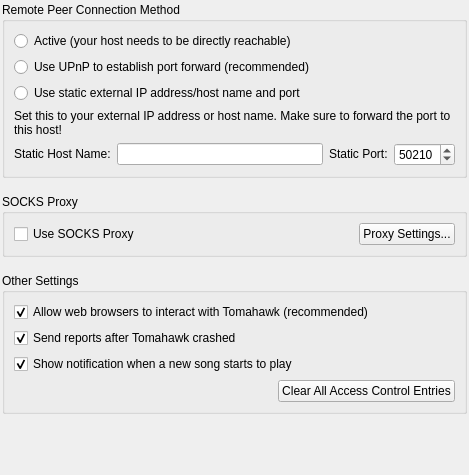
<?xml version="1.0" encoding="UTF-8"?>
<ui version="4.0">
 <class>Settings_Advanced</class>
 <widget class="QWidget" name="Settings_Advanced">
  <property name="geometry">
   <rect>
    <x>0</x>
    <y>0</y>
    <width>469</width>
    <height>475</height>
   </rect>
  </property>
  <property name="sizePolicy">
   <sizepolicy hsizetype="Preferred" vsizetype="Preferred">
    <horstretch>0</horstretch>
    <verstretch>0</verstretch>
   </sizepolicy>
  </property>
  <property name="windowTitle">
   <string notr="true" extracomment="not translatable because not shown to the user">Form</string>
  </property>
  <layout class="QVBoxLayout" name="verticalLayout">
   <property name="margin">
    <number>2</number>
   </property>
   <item>
    <widget class="QGroupBox" name="remoteConnectionsGroupBox">
     <property name="title">
      <string>Remote Peer Connection Method</string>
     </property>
     <layout class="QVBoxLayout" name="verticalLayout_6">
      <item>
       <widget class="QRadioButton" name="lanOnlyRadioButton">
        <property name="text">
         <string>Active (your host needs to be directly reachable)</string>
        </property>
       </widget>
      </item>
      <item>
       <widget class="QRadioButton" name="upnpRadioButton">
        <property name="text">
         <string>Use UPnP to establish port forward (recommended)</string>
        </property>
       </widget>
      </item>
      <item>
       <widget class="QRadioButton" name="staticIpRadioButton">
        <property name="text">
         <string>Use static external IP address/host name and port</string>
        </property>
       </widget>
      </item>
      <item>
       <widget class="QLabel" name="staticHostNamePortLabel">
        <property name="sizePolicy">
         <sizepolicy hsizetype="Preferred" vsizetype="Fixed">
          <horstretch>0</horstretch>
          <verstretch>0</verstretch>
         </sizepolicy>
        </property>
        <property name="text">
         <string>Set this to your external IP address or host name. Make sure to forward the port to this host!</string>
        </property>
        <property name="wordWrap">
         <bool>true</bool>
        </property>
       </widget>
      </item>
      <item>
       <layout class="QHBoxLayout" name="staticHostNamePortLayout">
        <item>
         <widget class="QLabel" name="staticHostNameLabel">
          <property name="sizePolicy">
           <sizepolicy hsizetype="Preferred" vsizetype="Fixed">
            <horstretch>0</horstretch>
            <verstretch>0</verstretch>
           </sizepolicy>
          </property>
          <property name="text">
           <string>Static Host Name:</string>
          </property>
         </widget>
        </item>
        <item>
         <widget class="QLineEdit" name="staticHostName"/>
        </item>
        <item>
         <widget class="QLabel" name="staticPortLabel">
          <property name="sizePolicy">
           <sizepolicy hsizetype="Preferred" vsizetype="Fixed">
            <horstretch>0</horstretch>
            <verstretch>0</verstretch>
           </sizepolicy>
          </property>
          <property name="text">
           <string>Static Port:</string>
          </property>
         </widget>
        </item>
        <item>
         <widget class="QSpinBox" name="staticPort">
          <property name="maximum">
           <number>65535</number>
          </property>
          <property name="value">
           <number>50210</number>
          </property>
         </widget>
        </item>
       </layout>
      </item>
     </layout>
    </widget>
   </item>
   <item>
    <spacer name="verticalSpacer">
     <property name="orientation">
      <enum>Qt::Vertical</enum>
     </property>
     <property name="sizeType">
      <enum>QSizePolicy::Fixed</enum>
     </property>
     <property name="sizeHint" stdset="0">
      <size>
       <width>20</width>
       <height>10</height>
      </size>
     </property>
    </spacer>
   </item>
   <item>
    <widget class="QGroupBox" name="proxyGroupBox">
     <property name="title">
      <string>SOCKS Proxy</string>
     </property>
     <layout class="QHBoxLayout" name="horizontalLayout_3">
      <item>
       <widget class="QCheckBox" name="enableProxyCheckBox">
        <property name="text">
         <string>Use SOCKS Proxy</string>
        </property>
       </widget>
      </item>
      <item>
       <spacer name="horizontalSpacer_3">
        <property name="orientation">
         <enum>Qt::Horizontal</enum>
        </property>
        <property name="sizeType">
         <enum>QSizePolicy::Expanding</enum>
        </property>
        <property name="sizeHint" stdset="0">
         <size>
          <width>40</width>
          <height>20</height>
         </size>
        </property>
       </spacer>
      </item>
      <item>
       <widget class="QPushButton" name="proxyButton">
        <property name="sizePolicy">
         <sizepolicy hsizetype="Minimum" vsizetype="Fixed">
          <horstretch>0</horstretch>
          <verstretch>0</verstretch>
         </sizepolicy>
        </property>
        <property name="text">
         <string>Proxy Settings...</string>
        </property>
       </widget>
      </item>
     </layout>
    </widget>
   </item>
   <item>
    <spacer name="verticalSpacer_2">
     <property name="orientation">
      <enum>Qt::Vertical</enum>
     </property>
     <property name="sizeType">
      <enum>QSizePolicy::Fixed</enum>
     </property>
     <property name="sizeHint" stdset="0">
      <size>
       <width>20</width>
       <height>10</height>
      </size>
     </property>
    </spacer>
   </item>
   <item>
    <widget class="QGroupBox" name="otherSettingsGroupBox">
     <property name="title">
      <string>Other Settings</string>
     </property>
     <layout class="QVBoxLayout" name="verticalLayout_2">
      <item>
       <widget class="QCheckBox" name="checkBoxHttp">
        <property name="layoutDirection">
         <enum>Qt::LeftToRight</enum>
        </property>
        <property name="text">
         <string>Allow web browsers to interact with Tomahawk (recommended)</string>
        </property>
        <property name="checked">
         <bool>true</bool>
        </property>
       </widget>
      </item>
      <item>
       <widget class="QCheckBox" name="checkBoxReporter">
        <property name="layoutDirection">
         <enum>Qt::LeftToRight</enum>
        </property>
        <property name="text">
         <string>Send reports after Tomahawk crashed</string>
        </property>
        <property name="checked">
         <bool>true</bool>
        </property>
       </widget>
      </item>
      <item>
       <widget class="QCheckBox" name="checkBoxSongChangeNotifications">
        <property name="text">
         <string>Show notification when a new song starts to play</string>
        </property>
        <property name="checked">
         <bool>true</bool>
        </property>
       </widget>
      </item>
      <item>
       <layout class="QHBoxLayout" name="aclEntryClearLayout">
        <item>
         <spacer name="horizontalSpacer_2">
          <property name="orientation">
           <enum>Qt::Horizontal</enum>
          </property>
          <property name="sizeType">
           <enum>QSizePolicy::Expanding</enum>
          </property>
          <property name="sizeHint" stdset="0">
           <size>
            <width>40</width>
            <height>20</height>
           </size>
          </property>
         </spacer>
        </item>
        <item>
         <widget class="QPushButton" name="aclEntryClearButton">
          <property name="text">
           <string>Clear All Access Control Entries</string>
          </property>
         </widget>
        </item>
       </layout>
      </item>
     </layout>
    </widget>
   </item>
   <item>
    <spacer name="verticalSpacer_4">
     <property name="orientation">
      <enum>Qt::Vertical</enum>
     </property>
     <property name="sizeHint" stdset="0">
      <size>
       <width>20</width>
       <height>13</height>
      </size>
     </property>
    </spacer>
   </item>
  </layout>
 </widget>
 <resources/>
 <connections/>
</ui>
